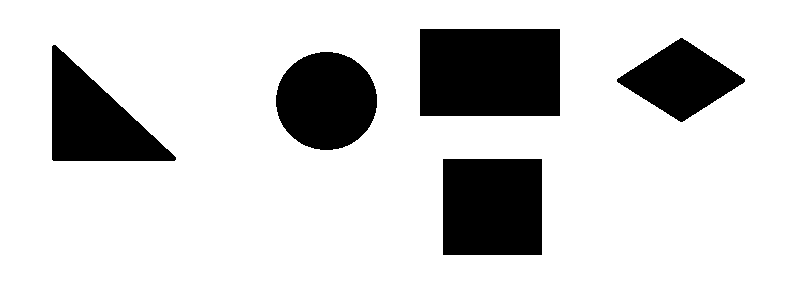
#> input picture shape-black.png, 800 x 293 px
$ python canny.py
#> lines starting #> are read from the running program, lines starting #| are printed output that depends on the picture; after the words box and inside, x2 and y2 are one past the last pixel; in counts of white or black regions, pixels touching at a corner belong together
import cv2
import numpy as np
from matplotlib import pyplot as plt

img = cv2.imread('shape-black.png')
#> img is the input picture: shape (293, 800, 3); 81.8% white; 5 black regions, box (x1, y1, x2, y2) and area: (420, 29, 560, 116) 12180, (443, 159, 542, 255) 9504, (276, 52, 377, 150) 7758, (52, 45, 176, 161) 7610, (617, 38, 745, 122) 5607
gray = cv2.cvtColor(img, cv2.COLOR_BGR2GRAY)
edges = cv2.Canny(gray,100,200)
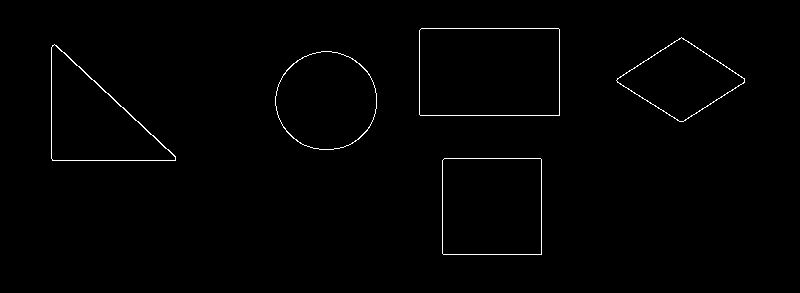
#> edges: shape (293, 800); 0.84% white in thin lines or dots, all inside (x1, y1, x2, y2) = (51, 28, 745, 255)
lines = cv2.HoughLines(edges,1,np.pi/180,100)
#> lines = [[-5, 2.32], [115, 1.57], [28, 1.57], [160, 1.57], [51, 0]]
for rho,theta in lines[0]:
    a = np.cos(theta)
    b = np.sin(theta)
    x0 = a*rho
    y0 = b*rho
    x1 = int(x0 + 1000*(-b))
    y1 = int(y0 + 1000*(a))
    x2 = int(x0 - 1000*(-b))
    y2 = int(y0 - 1000*(a))

    cv2.line(img,(x1,y1),(x2,y2),(0,0,255),2)
#> this loop made 1 pass
#> (rho, theta, a, b, x0, y0, x1, y1) on pass 1: (-5, 2.32, -0.682, 0.731, 3.41, -3.66, -727, -685)
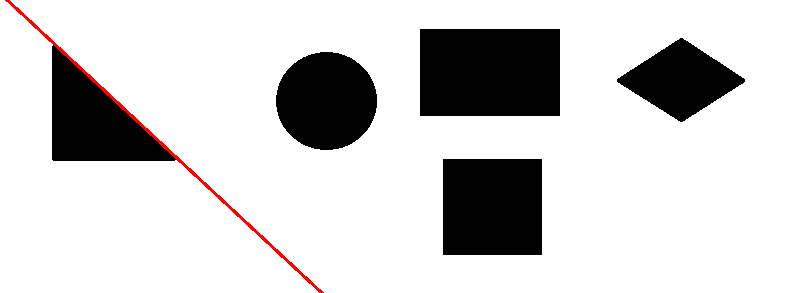
#> img: shape (293, 800, 3); 0.58% of pixels changed, all inside (x1, y1, x2, y2) = (5, 0, 324, 293)

plt.subplot(121),plt.imshow(edges,cmap = 'gray')
plt.title('Edge Image'), plt.xticks([]), plt.yticks([])
plt.subplot(122),plt.imshow(img,cmap = 'gray')
plt.title('Transformed Image') , plt.xticks([]), plt.yticks([])

plt.show()
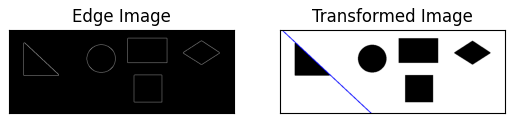
#> figure drawn by matplotlib, 2 panels; B, G, R data is drawn as R, G, B

$ run again, with shape.png copied over shape-black.png
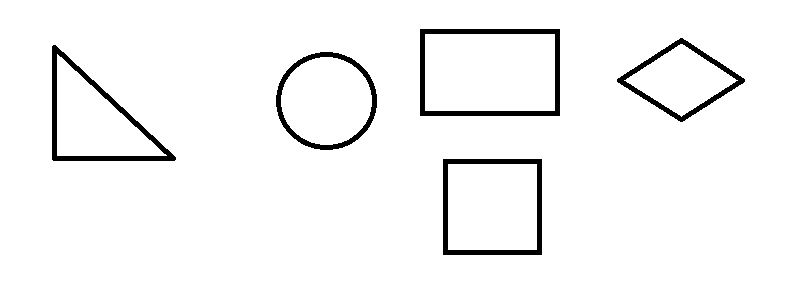
#> input picture shape.png, 800 x 293 px
#> img is the input picture: shape (293, 800, 3); 96.2% white; 5 black regions, box (x1, y1, x2, y2) and area: (420, 29, 560, 116) 2170, (52, 45, 176, 161) 1955, (443, 159, 542, 255) 1850, (276, 52, 377, 150) 1486, (617, 38, 745, 122) 1449
#> `edges = cv2.Canny(gray,100,200)`:
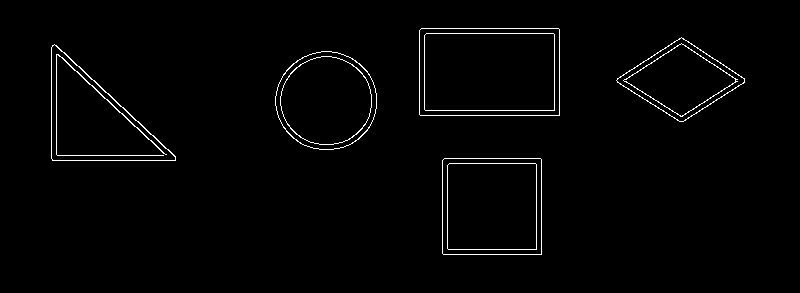
#> edges: shape (293, 800); 1.6% white in thin lines or dots, all inside (x1, y1, x2, y2) = (51, 28, 745, 255)
#> lines = [[-5, 2.32], [115, 1.57], [0, 2.32], [110, 1.57], [28, 1.57], [33, 1.57], [160, 1.57], [51, 0], [155, 1.57], [56, 0]]
#> the loop `for rho,theta in lines[0]:` made 1 pass
#> (rho, theta, a, b, x0, y0, x1, y1) on pass 1: (-5, 2.32, -0.682, 0.731, 3.41, -3.66, -727, -685)
#> `plt.show()`:
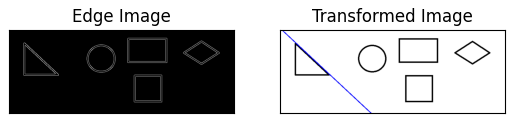
#> figure drawn by matplotlib, 2 panels; B, G, R data is drawn as R, G, B

$ run again, with shapes.jpg saved as shape-black.png
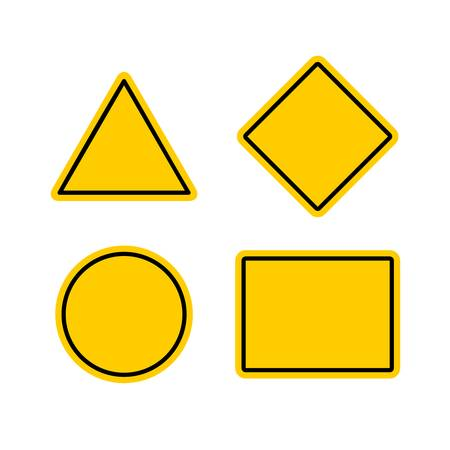
#> input picture shapes.jpg, 450 x 450 px
#> img is the input picture: shape (450, 450, 3); mean B, G, R 179.3, 232.5, 245.5
#> `edges = cv2.Canny(gray,100,200)`:
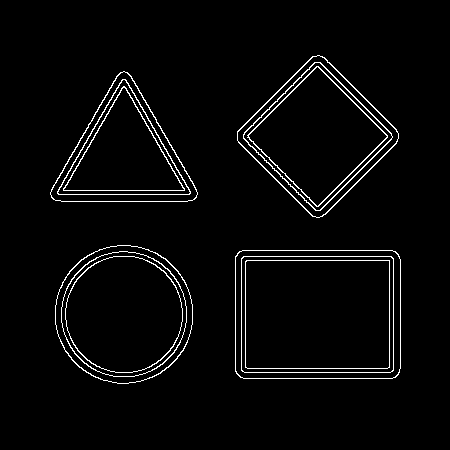
#> edges: shape (450, 450); 3.1% white in thin lines or dots, all inside (x1, y1, x2, y2) = (50, 55, 401, 384)
#> lines = 29 rows, first 8: [256, 1.57], [372, 1.57], [260, 1.57], [368, 1.57], [378, 1.57], [250, 1.57], [-182, 2.36], [-78, 2.36]
#> the loop `for rho,theta in lines[0]:` made 1 pass
#> (rho, theta, a, b, x0, y0, x1, y1) on pass 1: (256, 1.57, -4.37e-08, 1, -1.12e-05, 256, -1000, 255)
#> `plt.show()`:
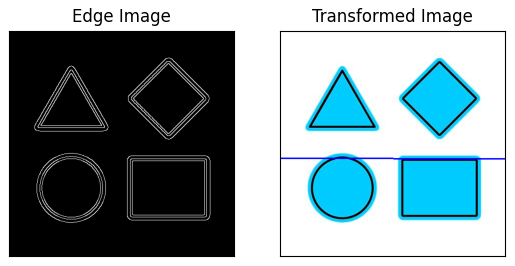
#> figure drawn by matplotlib, 2 panels; B, G, R data is drawn as R, G, B
